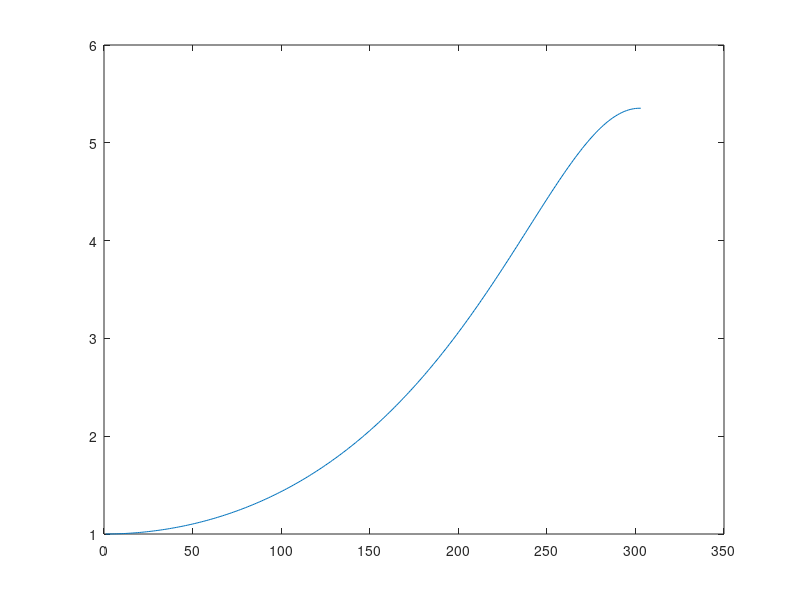

The MATLAB script that drew this image: (Note: this script raises an error after producing the figure.)
function main
    %% Constants and Parameters
    % Fundamental Constants
    global e
    e=exp(1);
    
    % Model Parameters
    kappa = 1;
    b = 1;
    mass = 4; % unused as of now
    LDes = 20; % unused as of now
    
    % Secondary Parameters
    maxMu = maximumMu(kappa,b,mass,LDes);
    mu = maxMu-.1;
    v0 = 1/b;
    dx = 0.01;
    
    %% Create an Initial Guess
    % Find a solution to the differential equation
    [v N L] = initialShoot(v0,dx);
    plot(v);drawnow;shg
    bvp = chemBvp(kappa,b,N);
    v = chemSolve(v,bvp);
    plot(v);drawnow
    
    %% Body
    % Follow the solution in L in increments of ~0.1
    fprintf('Desired Period: %f\n',LDes)
    Lstep = (LDes-L)/floor((LDes-L)/1);
    while abs(LDes-L) > 1e-3
        fprintf('    Current Period: %f\n',L)
        L = L+Lstep;
        v = chemSolve(v,bvp);
        plot(v);drawnow
    end
    fprintf('Final Period: %f\n',L)
    
    % Follow the solution in mu until the correct mass is acquired
    % Note: increasing mu will decrease the mass
    fprintf('Desired Mass: %f \n',mass)
    muStep = 1*sign(calcMass()-mass);
    
    while abs(mass-calcMass()) > 1e-5
        fprintf('    Current Mass: %f \n',calcMass())
        mu = mu + muStep;
        v = chemSolve(v,bvp);
        plot(v);drawnow
        
        if sign(calcMass()-mass)*muStep < 0
            mu = mu - muStep;
            muStep = .5*muStep;
        end
    end
    fprintf('Final Mass: %f \n',calcMass())
    plot(v)
    
    % Refine the grid
    while (v(end)-v(end-1))/dx > 0.1
        v = interp(v,5);
        N = length(v);
        dx = L/N;

        plot(v);drawnow
        bvp = chemBvp(kappa,b,N);
        v=chemSolve(v,bvp);
        plot(v);drawnow
    end
    
    %% Nested Function Definitions
    function [v N L]=initialShoot(v0,dx)
        %{
        Solves the IVP 
        Used to generate an inital guess for V
        %}
        v(1)=v0;
        v(2)=v(1);
        j=2;
        while (v(j) >=v(j-1))
            v(j+1)=2*v(j)-v(j-1)+dx^2/kappa*(-exp(mu+v(j))+v(j));
            j=j+1;
        end
        N=j-1;
        L=N*dx*2;
        v=v(2:length(v))';
    end

    function vsol=chemSolve(initial,bvp)
        %{
        Finds the solutions to the boundary value problem defined in bvp
        using fsolve
        %}

        options = optimset('TolX',1e-8,'Display','off');
        vsol=fsolve(@(v) bvp(v,mu,L),initial,options);
    end

    function m=calcMass()
        m = mean(v);
    end
end

%% Helper Function Definitions
function bvp=chemBvp(kappa,b,N)
        %{
        Defines boundary value problem as function in N points using finite differences
        kappa v_xx+ exp(mu+v)-v=0

        We are solving for even periodic solutions
        This function is defined by N points on its half period (L/2)
        This is equivalent to the Neumann problem on the full period (L)
        %}

        E=ones(N,1);
        Lap=spdiags([E -2*E E],-1:1,N,N);
        Lap(1,1)=-1; Lap(N,N)=-1;

        % k*V_xx = V - exp(u+b*V)
        % dx = L/(2*N)
        %}
        bvp = @(v,mu,L) kappa/(L/(2*N))^2*Lap*v + exp(mu+b*v) - v;
end

function mu = maximumMu(kappa,b,mass,T)
    temp = (kappa.*(2*pi./T).^2+1)./b;
    mu = min(log(mass)-b.*mass,log(temp)-b.*temp);
end